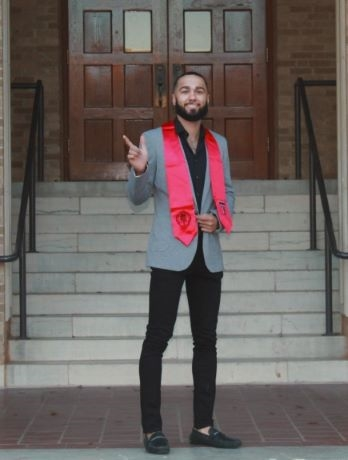
#> input picture miley.jpg, 348 x 460 px
$ python face.py
#> lines starting #> are read from the running program, lines starting #| are printed output that depends on the picture; after the words box and inside, x2 and y2 are one past the last pixel; in counts of white or black regions, pixels touching at a corner belong together
import cv2

face_cascade = cv2.CascadeClassifier(cv2.data.haarcascades + 'haarcascade_frontalface_default.xml')

image_path = 'miley.jpg'
image = cv2.imread(image_path)
#> image is the input picture: shape (460, 348, 3); mean B, G, R 94.2, 96.8, 104.4
gray_image = cv2.cvtColor(image, cv2.COLOR_BGR2GRAY)
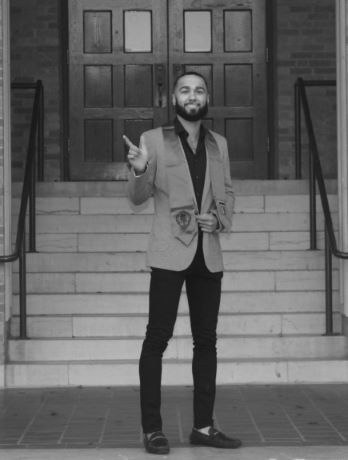
#> gray_image: shape (460, 348); min 17, max 198, mean 98.8

faces = face_cascade.detectMultiScale(gray_image, scaleFactor=1.1, minNeighbors=5, minSize=(30, 30))
#> faces = [[172, 75, 39, 39]]

for (x, y, w, h) in faces:
    cv2.rectangle(image, (x, y), (x+w, y+h), (0, 255, 0), 2)
#> this loop made 1 pass
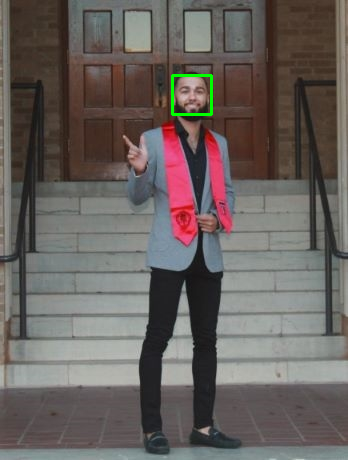
#> image: shape (460, 348, 3); 0.29% of pixels changed, all inside (x1, y1, x2, y2) = (171, 74, 213, 116)

cv2.imshow('Face Detection', image)
cv2.waitKey(0)
cv2.destroyAllWindows()
